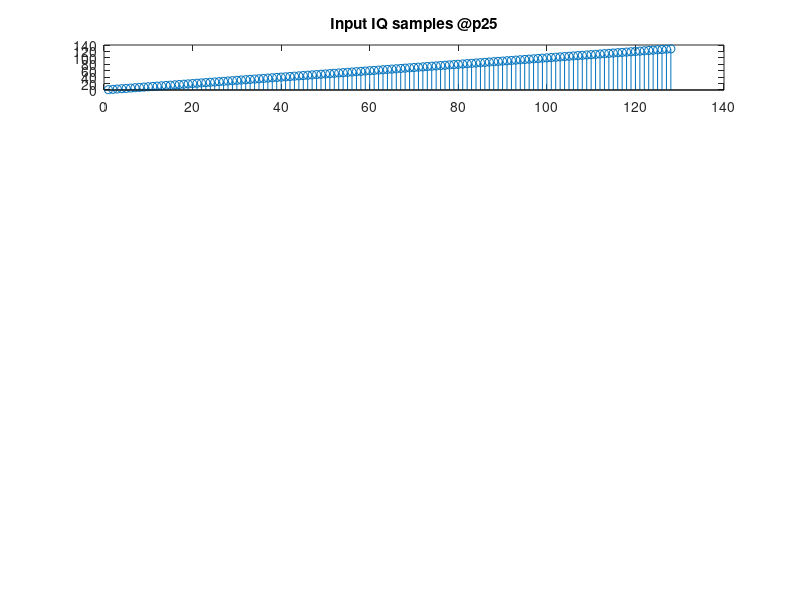

Write the MATLAB code that produced this figure. (Note: this script raises an error after producing the figure.)
% This program is to generate an input and output sample file for VHA DUC
% testing at p25 gsps
clc;
clear;
close all;

num_vectors = 4;
num_samples_per_vector = 32;
num_samples = num_vectors * num_samples_per_vector;

for i = 1:num_samples
    %input_iq (i) = (bitor(i, bitshift(i, 16)));
    input_iq (i) = i;        % ramp
end

n1 = 1:1:num_samples;
subplot(6,1,1); grid on;
stem(n1, input_iq); title("Input IQ samples @p25");

% write this into a file which can be sourced while running on FRIO
fileId = fopen("input_samples/upconversion/single_band_upconversion_p25.txt", "w");
fprintf(fileId, "%08x\n", input_iq);
fclose(fileId);

% input_iq should be scaled down before giving as input to the matlab model
scale_factor = 2^-15;
input_iq_for_model = (input_iq * scale_factor);

% no filters enabled
config.vha_hbf_stages = [0 0 0 0];

% now do an interpolation
output_iq_from_model_p25 = vha_interpolate(input_iq_for_model, config);

% now scale the samples up
scale_factor = 2^15;
output_iq_p25 = (output_iq_from_model_p25 * scale_factor);

n2 = 1:1:length(output_iq_p25);
subplot(6, 1, 2); grid on;
stem(n2, output_iq_p25);  title ("Output - No filters enabled");

% write this output to another file
fileId = fopen("output_samples/upconversion/p25/single_band_upconversion_p25.txt", "w");
fprintf(fileId, "%08x\n", output_iq_p25);
fclose(fileId);

% enable w1
config.vha_hbf_stages = [1 0 0 0];

% now do an interpolation
output_iq_from_model_p5 = vha_interpolate(input_iq_for_model, config);

% now scale the samples up
output_iq_p5 = (output_iq_from_model_p5 * scale_factor);

n2 = 1:1:length(output_iq_p5);
subplot(6, 1, 3); grid on; 
stem(n2, output_iq_p5); title ("Output - W1 enabled");
fileId = fopen("output_samples/upconversion/p25/single_band_upconversion_p5.txt", "w");
fprintf(fileId, "%08x\n", output_iq_p5);
fclose(fileId);

% enable w1, w2
config.vha_hbf_stages = [1 1 0 0];

% now do an interpolation
output_iq_from_model_1 = vha_interpolate(input_iq_for_model, config);

% now scale the samples up
output_iq_1 = (output_iq_from_model_1 * scale_factor);

n2 = 1:1:length(output_iq_1);
subplot(6, 1, 4); grid on;
stem(n2, output_iq_1);title ("Output - W1, W2 enabled");
fileId = fopen("output_samples/upconversion/p25/single_band_upconversion_1.txt", "w");
fprintf(fileId, "%08x\n", output_iq_1);
fclose(fileId);

% enable w1, w2, w3
config.vha_hbf_stages = [1 1 1 0];

% now do an interpolation
output_iq_from_model_2 = vha_interpolate(input_iq_for_model, config);

% now scale the samples up
output_iq_2 = (output_iq_from_model_2 * scale_factor);

n2 = 1:1:length(output_iq_2);
subplot(6, 1, 5); grid on; 
stem(n2, output_iq_2); title ("Output - W1, W2, W3 enabled");
fileId = fopen("output_samples/upconversion/p25/single_band_upconversion_2.txt", "w");
fprintf(fileId, "%08x\n", output_iq_2);
fclose(fileId);

% enable w1, w2, w3, w4
config.vha_hbf_stages = [1 1 1 1];

% now do an interpolation
output_iq_from_model_4 = vha_interpolate(input_iq_for_model, config);

% now scale the samples up
output_iq_4 = (output_iq_from_model_4 * scale_factor);

n2 = 1:1:length(output_iq_4);
subplot(6, 1, 6); grid on; 
stem(n2, output_iq_4);title ("Output - W1, W2, W3, W4 enabled");
fileId = fopen("output_samples/upconversion/p25/single_band_upconversion_4.txt", "w");
fprintf(fileId, "%08x\n", output_iq_4);
fclose(fileId);

clear;
